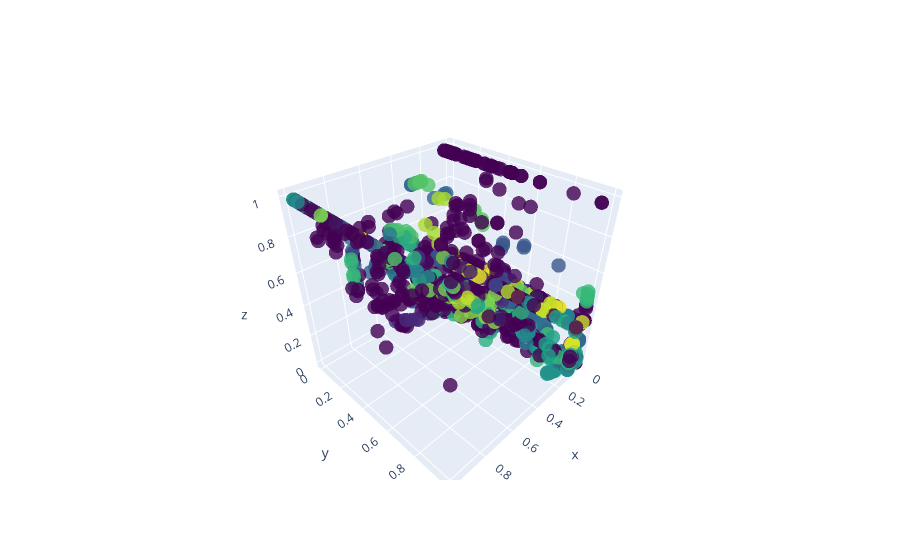

Notebook code cell kept with this figure:
### Code cell
fig = go.Figure(data=go.Scatter3d(
    x=df_normalized.iloc[:, 0],
    y=df_normalized.iloc[:, 1],
    z=df_normalized.iloc[:, 2],
    mode='markers',
    marker=dict(
        size=5,
        color=labels_dbscan,  # set color to the DBSCAN labels
        colorscale='Viridis',
        opacity=0.8
    )
))

fig.show()

### Figure 1 — Plotly figure (JSON) as saved in the notebook; plotly's stock layout.template omitted (floating-point values rounded to 4 significant figures; data arrays with more than 128 entries replaced by an {"elided": "..."} marker saying what was removed)
{"data": [{"marker": {"color": {"elided": "2704 int values"}, "colorscale": [[0, "#440154"], [0.1111, "#482878"], [0.2222, "#3e4989"], [0.3333, "#31688e"], [0.4444, "#26828e"], [0.5556, "#1f9e89"], [0.6667, "#35b779"], [0.7778, "#6ece58"], [0.8889, "#b5de2b"], [1, "#fde725"]], "opacity": 0.8, "size": 5}, "mode": "markers", "type": "scatter3d", "x": {"elided": "2704 float values"}, "y": {"elided": "2704 float values"}, "z": {"elided": "2704 float values"}}], "layout": {}}
